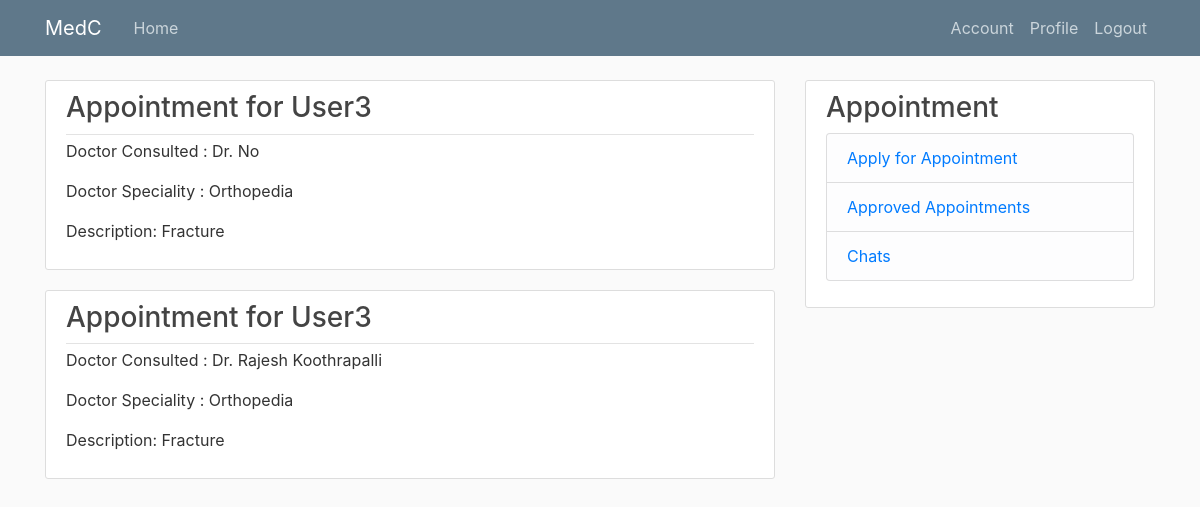
/approved/appointment/ (signed in), run on the app's committed database.
### users/models.py (models this page shows, shortened)
class Approved_Appointment(models.Model):
    doctor = models.ForeignKey(Doctor, on_delete=models.CASCADE)
    appointment = models.ForeignKey(Appointment, on_delete=models.CASCADE)

class Appointment(models.Model):
    description = models.TextField(default='')
    docs = [
        ('ENT', 'ENT'),
        ('Cardiologist', 'Cardiologist'),
        ('Neurologist', 'Neurologist'),
        ('Oncologist', 'Oncologist'),
        ('Orthopedia', 'Orthopedia'),
        ('Pediatrician', 'Pediatrician')
        ]
    doc_type = models.CharField(max_length=20, choices=docs)
    user = models.ForeignKey(User, on_delete=models.CASCADE)
    approval = models.BooleanField(default=False)
    complaints = models.TextField(default='')

class User(AbstractUser):
    is_staff = models.BooleanField(default=False)
    age = models.IntegerField(default=0)
    gender = models.CharField(max_length=100, default='Not Disclosed')
    illness_history = models.TextField(default='')
    prescriptions = models.TextField(default='')

class Doctor(models.Model):
    name = models.CharField(max_length=100)
    age = models.IntegerField()
    doc_type = [
        ('ENT', 'ENT'),
        ('Cardiologist', 'Cardiologist'),
        ('Neurologist', 'Neurologist'),
        ('Oncologist', 'Oncologist'),
        ('Orthopedia', 'Orthopedia'),
        ('Pediatrician', 'Pediatrician')
        ]
    doctor = models.CharField(max_length=20, choices=doc_type)

### home/views.py (the view)
# urls.py: path('approved/appointment/', views.approved_appointment, name='approved-appointment'),
def approved_appointment(request):
    user = request.user
    appointments = Approved_Appointment.objects.all()
    approved = []
    for appointment in appointments:
        if appointment.appointment.approval == True and appointment.appointment.user == user:
            approved.append(appointment)
    context = {
        'approved': approved
        }
    return render(request, 'home/approved_appointment.html', context)

### home/templates/home/approved_appointment.html
{% extends 'home/base.html' %}
{% block content %}
    {% for appointment in approved %}
        <article class="media content-section">
            <div class="media-body">
                <div class="article-metadata">
                <h3 class="mr-2">Appointment for {{ appointment.appointment.user }}</h3>
                </div>
                <p> Doctor Consulted : {{ appointment.doctor.name }}</p>
                <p> Doctor Speciality : {{ appointment.appointment.doc_type }}</p>
                <p>Description: {{ appointment.appointment.description }}</p>
            </div>
        </article>
    {% endfor %}
{% endblock content %}

### home/templates/home/base.html (shortened to what this page needs)
{% load static %}
<!DOCTYPE html>
    <head>
        <link rel="stylesheet" href="https://cdn.jsdelivr.net/npm/bootstrap@4.0.0/dist/css/bootstrap.min.css">
        <link rel="stylesheet" type="text/css" href="{% static 'home/main.css' %}">
    </head>
    <body>
        <header class="site-header">
          <nav class="navbar navbar-expand-md navbar-dark bg-steel fixed-top">
            <div class="container">
              <a class="navbar-brand mr-4" href="{% url 'home' %}">MedC</a>
              <div class="collapse navbar-collapse" id="navbarToggle">
                <div class="navbar-nav mr-auto">
                  <a class="nav-item nav-link" href="{% url 'home' %}">Home</a>
                </div>
                <div class="navbar-nav">
                    {% if user.is_authenticated %}
                        {% if user.is_staff %}
                        {% else %}
                            <a class="nav-item nav-link" href="{% url 'billing' %}">Account</a>
                        {% endif %}
                        <a class="nav-item nav-link" href="{% url 'profile' %}">Profile</a>
                        <a class="nav-item nav-link" href="{% url 'staff-logout' %}">Logout</a>
                    {% else %}
                        <a class="nav-item nav-link" href="{% url 'login' %}">Login</a>
                        <a class="nav-item nav-link" href="{% url 'staff-register' %}">Register</a>
                    {% endif %}
                </div>
              </div>
            </div>
          </nav>
        </header>
        <main role="main" class="container">
          <div class="row">
            <div class="col-md-8">
              {% block content %}{% endblock %}
            </div>
            {% if user.is_authenticated %}
                {% if user.is_staff %}
                    <div class="col-md-4">
                      <div class="content-section">
                        <h3>Tools</h3>
                          <ul class="list-group">
                            <li class="list-group-item list-group-item-light"><a href="{% url 'new-doctor' %}">Add New Doctor</a></li>
                            <li class="list-group-item list-group-item-light"><a href="{% url 'approval' %}">Approve Appointments</a></li>
                            <li class="list-group-item list-group-item-light"><a href="{% url 'chat' %}">Chats</a></li>
                            <li class="list-group-item list-group-item-light"><a href="{% url 'patient-table' %}">Patients List</a></li>
                            <li class="list-group-item list-group-item-light"><a href="{% url 'doctor-table' %}">Doctors List</a></li>
                            <li class="list-group-item list-group-item-light"><a href="{% url 'new-bills' %}">Create Bills for Patients</a></li>
                          </ul>
                        </p>
                      </div>
                      <div class="content-section">
                        <h3>Search Patients</h3>
                          <form action="{% url 'search-result' %}" method="GET">
                              <input class="list-group-item list-gruop-item-light" type="text" name="query" placeholder="Name">
                              <br>
                              <button class="btn btn-outline-success my-2 my-sm-0" type="submit">Search</button>
                          </form>
                        </p>
                      </div>
                    </div>
                {% else %}
                    <div class="col-md-4">
                      <div class="content-section">
                        <h3>Appointment</h3>
                          <ul class="list-group">
                            <li class="list-group-item list-group-item-light"><a href="{% url 'apply-appointment' %}">Apply for Appointment</a></li>
                            <li class="list-group-item list-group-item-light"><a href="{% url 'approved-appointment' %}">Approved Appointments</a></li>
                            <li class="list-group-item list-group-item-light"><a href="{% url 'chat' %}">Chats</a></li>
                          </ul>
                      </div>
                    </div>
                {% endif %}
            {% endif %}
            </div>
        </main>
    </body>
</html>

### home/static/home/main.css (style rules this page uses)
body { background: #fafafa; color: #333333; margin-top: 5rem; }
h1, h2, h3, h4, h5, h6 { color: #444444; }
ul { margin: 0; }
.bg-steel { background-color: #5f788a; }
.site-header .navbar-nav .nav-link { color: #cbd5db; }
.content-section { background: #ffffff; padding: 10px 20px; border: 1px solid #dddddd; border-radius: 3px; margin-bottom: 20px; }
.article-metadata { padding-bottom: 1px; margin-bottom: 4px; border-bottom: 1px solid #e3e3e3 }

### data on the page
Approved_Appointment: appointment.user "User3", doctor.name "Dr. No", appointment.doc_type "Orthopedia", appointment.description "Fracture"
Approved_Appointment: appointment.user "User3", doctor.name "Dr. Rajesh Koothrapalli", appointment.doc_type "Orthopedia", appointment.description "Fracture"
